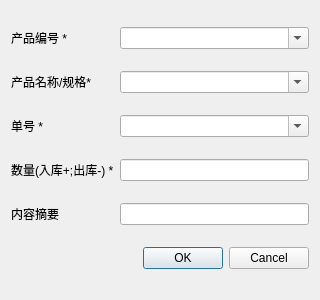
<?xml version="1.0" encoding="UTF-8"?>
<ui version="4.0">
 <class>InoutDialog</class>
 <widget class="QDialog" name="InoutDialog">
  <property name="geometry">
   <rect>
    <x>0</x>
    <y>0</y>
    <width>320</width>
    <height>300</height>
   </rect>
  </property>
  <property name="windowTitle">
   <string>产品出入库</string>
  </property>
  <layout class="QGridLayout" name="gridLayout">
   <item row="7" column="0">
    <widget class="QLabel" name="label_6">
     <property name="text">
      <string>内容摘要</string>
     </property>
    </widget>
   </item>
   <item row="1" column="0">
    <widget class="QLabel" name="label">
     <property name="text">
      <string>产品编号 *</string>
     </property>
    </widget>
   </item>
   <item row="4" column="0">
    <widget class="QLabel" name="label_4">
     <property name="text">
      <string>单号 *</string>
     </property>
    </widget>
   </item>
   <item row="2" column="0">
    <widget class="QLabel" name="label_2">
     <property name="text">
      <string>产品名称/规格*</string>
     </property>
    </widget>
   </item>
   <item row="6" column="0">
    <widget class="QLabel" name="label_5">
     <property name="text">
      <string>数量(入库+;出库-) *</string>
     </property>
    </widget>
   </item>
   <item row="7" column="1">
    <widget class="QLineEdit" name="abstract_2"/>
   </item>
   <item row="1" column="1">
    <widget class="QComboBox" name="p_id">
     <property name="editable">
      <bool>true</bool>
     </property>
    </widget>
   </item>
   <item row="9" column="1">
    <widget class="QDialogButtonBox" name="buttonBox">
     <property name="toolTip">
      <string>&lt;html&gt;&lt;head/&gt;&lt;body&gt;&lt;p&gt;添加&lt;/p&gt;&lt;/body&gt;&lt;/html&gt;</string>
     </property>
     <property name="orientation">
      <enum>Qt::Horizontal</enum>
     </property>
     <property name="standardButtons">
      <set>QDialogButtonBox::Cancel|QDialogButtonBox::Ok</set>
     </property>
    </widget>
   </item>
   <item row="4" column="1">
    <widget class="QComboBox" name="order_id">
     <property name="editable">
      <bool>true</bool>
     </property>
    </widget>
   </item>
   <item row="6" column="1">
    <widget class="QLineEdit" name="quality_change"/>
   </item>
   <item row="2" column="1">
    <widget class="QComboBox" name="p_name_spec">
     <property name="editable">
      <bool>true</bool>
     </property>
    </widget>
   </item>
  </layout>
 </widget>
 <resources/>
 <connections>
  <connection>
   <sender>buttonBox</sender>
   <signal>accepted()</signal>
   <receiver>InoutDialog</receiver>
   <slot>accept()</slot>
   <hints>
    <hint type="sourcelabel">
     <x>248</x>
     <y>254</y>
    </hint>
    <hint type="destinationlabel">
     <x>157</x>
     <y>274</y>
    </hint>
   </hints>
  </connection>
  <connection>
   <sender>buttonBox</sender>
   <signal>rejected()</signal>
   <receiver>InoutDialog</receiver>
   <slot>reject()</slot>
   <hints>
    <hint type="sourcelabel">
     <x>316</x>
     <y>260</y>
    </hint>
    <hint type="destinationlabel">
     <x>286</x>
     <y>274</y>
    </hint>
   </hints>
  </connection>
 </connections>
</ui>
